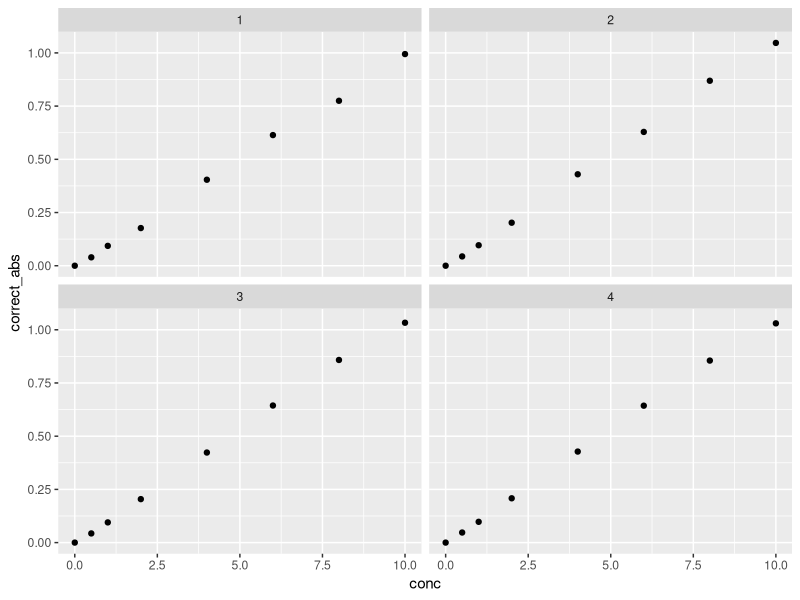
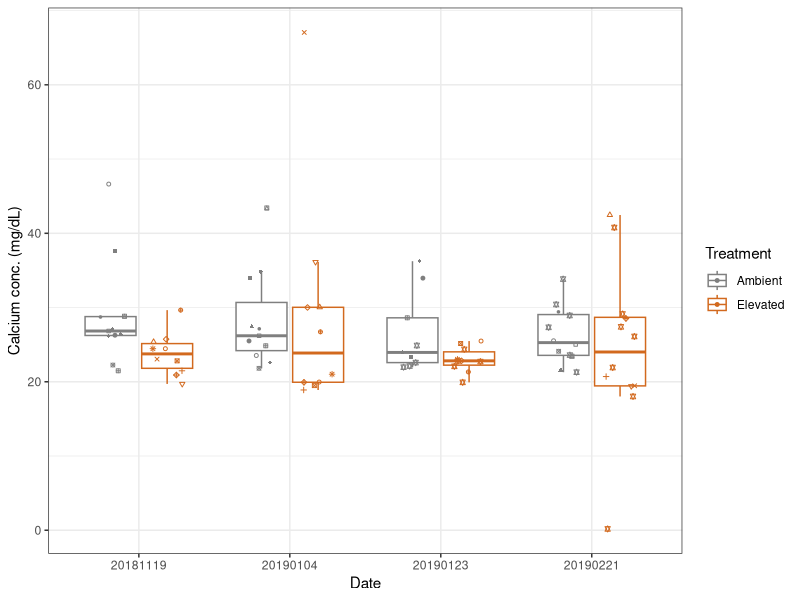
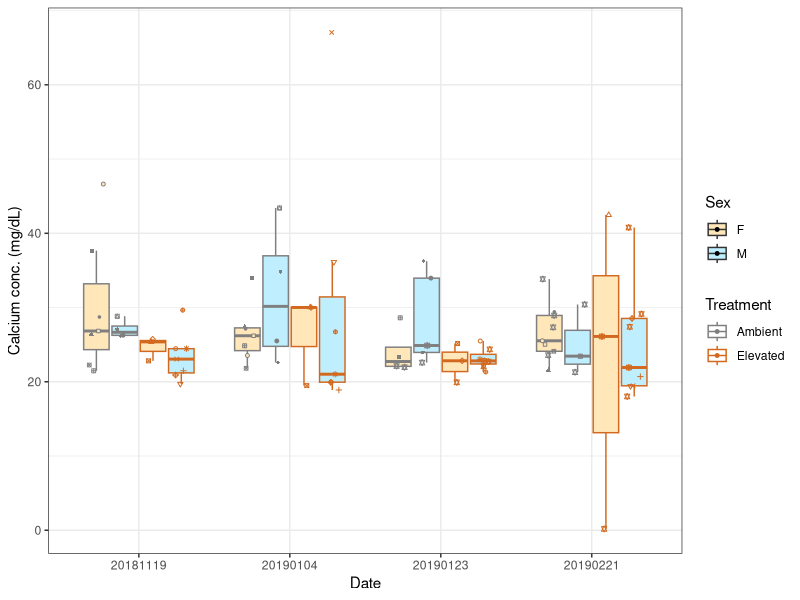
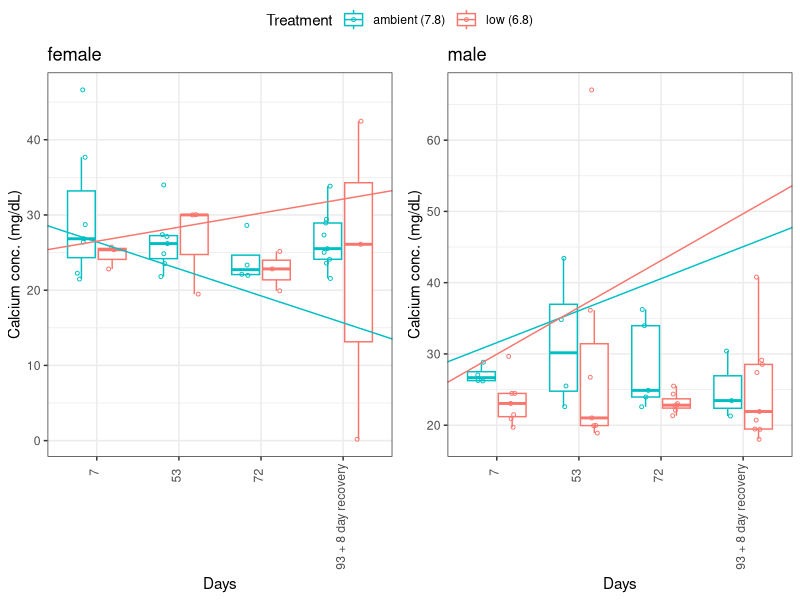
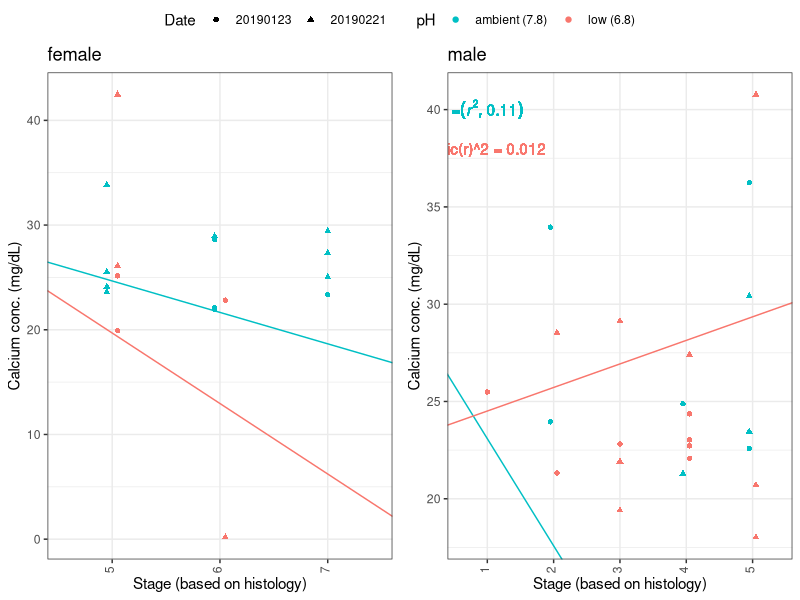

These figures' R source, in order:
## ---- chunk 1
library(readxl)
library(dplyr)
library(tidyr)
library(ggplot2)
library(ggpubr)
## ---- chunk 2
ca_data <- read_xlsx("../../data/hemolymph_calcium_assay/20201125/CompiledData.xlsx")

sample_info <- read_xlsx("../../data/hemolymph_calcium_assay/20201125/CompiledData.xlsx", sheet = 'SampleInfo' )

histology_data <- read_xlsx("../../data/histology/HistologyScores_STRIGG.xlsx")
## ---- chunk 3
ca_data_sum <- ca_data %>% group_by(Plate, ID) %>% summarise(mean_abs = mean(`Absorbance @ 570 (1.0s) (A)`))

## ---- chunk 4
ca_data_sum_corrected <- ca_data_sum %>% group_by(Plate) %>% mutate(correct_abs = mean_abs - mean_abs[which(ID == "STD_A")])

## ---- chunk 5
ca_data_sum_corrected$conc <- NA

for (i in 1:nrow(ca_data_sum_corrected)){
  if(ca_data_sum_corrected$ID[i]=="STD_A"){
    ca_data_sum_corrected$conc[i] <- 0
  }
  if(ca_data_sum_corrected$ID[i]=="STD_B"){
    ca_data_sum_corrected$conc[i] <- 0.5
  }
  if(ca_data_sum_corrected$ID[i]=="STD_C"){
    ca_data_sum_corrected$conc[i] <- 1
  }
  if(ca_data_sum_corrected$ID[i]=="STD_D"){
    ca_data_sum_corrected$conc[i] <- 2
  }
  if(ca_data_sum_corrected$ID[i]=="STD_E"){
    ca_data_sum_corrected$conc[i] <- 4
  }
  if(ca_data_sum_corrected$ID[i]=="STD_F"){
    ca_data_sum_corrected$conc[i] <- 6
  }
  if(ca_data_sum_corrected$ID[i]=="STD_G"){
    ca_data_sum_corrected$conc[i] <- 8
  }
  if(ca_data_sum_corrected$ID[i]=="STD_H"){
    ca_data_sum_corrected$conc[i] <- 10
  }
}

## ---- chunk 6

ggplot(ca_data_sum_corrected[grep("STD",ca_data_sum_corrected$ID),], aes(conc,correct_abs)) + geom_point() + facet_wrap(~Plate)
## ---- chunk 7

#plate 1
summary(lm(conc ~ correct_abs, data = ca_data_sum_corrected[which(ca_data_sum_corrected$Plate ==1 & substr(ca_data_sum_corrected$ID,1,3) == "STD"),]))

#plate 2
summary(lm(conc ~ correct_abs, data = ca_data_sum_corrected[which(ca_data_sum_corrected$Plate ==2 & substr(ca_data_sum_corrected$ID,1,3) == "STD"),]))

#plate 3
summary(lm(conc ~ correct_abs, data = ca_data_sum_corrected[which(ca_data_sum_corrected$Plate ==3 & substr(ca_data_sum_corrected$ID,1,3) == "STD"),]))

#plate 4
summary(lm(conc ~ correct_abs, data = ca_data_sum_corrected[which(ca_data_sum_corrected$Plate ==4 & substr(ca_data_sum_corrected$ID,1,3) == "STD"),]))


# I also did this in excel and I get different values (see below); since I trust excel more than this lm, I'm going with the excel values

#excel slope and intercept values
# plate 1:
  # slope: 0.0999
  # intercept: -0.0064

#plate 2: 
  # slope: 0.1067
  # intercept: -0.0057

#plate 3: 
  # slope: 0.1057
  # intercept: -0.0038

#plate 4:
  # slope: 0.1051
  # intercept: -0.0002
## ---- chunk 8

# conc. = (corrected sample abs - y intercept / slope) * sample dilution
for (i in 1:nrow(ca_data_sum_corrected)){
  if(substr(ca_data_sum_corrected$ID[i],1,3)!="STD" & ca_data_sum_corrected$Plate[i] == 1){
    ca_data_sum_corrected$conc[i] <- ((ca_data_sum_corrected$correct_abs[i] + 0.0064) / 0.0999) * 4
  }
  if(substr(ca_data_sum_corrected$ID[i],1,3)!="STD" & ca_data_sum_corrected$Plate[i] == 2){
    ca_data_sum_corrected$conc[i] <- ((ca_data_sum_corrected$correct_abs[i] + 0.0057) / 0.1067) * 4
  }
  if(substr(ca_data_sum_corrected$ID[i],1,3)!="STD" & ca_data_sum_corrected$Plate[i] == 3){
    ca_data_sum_corrected$conc[i] <- ((ca_data_sum_corrected$correct_abs[i] + 0.0038) / 0.1057) * 4
  }
  if(substr(ca_data_sum_corrected$ID[i],1,3)!="STD" & ca_data_sum_corrected$Plate[i] == 4){
    ca_data_sum_corrected$conc[i] <- ((ca_data_sum_corrected$correct_abs[i] + 0.0002) / 0.1051) * 4
  }
}

#correct conc for ID 01/23-037L which was a 1:7 dilution (5uL in 35uL total)
ca_data_sum_corrected[which(ca_data_sum_corrected$ID == "01/23-037L"),"conc"] <- (data.frame((ca_data_sum_corrected[which(ca_data_sum_corrected$ID == "01/23-037L"),"correct_abs"]) + 0.0064) / 0.0999) * 7

## ---- chunk 9
#first check ID is the exact same as the label
head(sample_info[which(sample_info$ID!= sample_info$Label),])

#now create ID column to match with plate reader data
sample_info$ID <- paste0(substr(sample_info$Date,5,6),"/",substr(sample_info$Date,7,8),"-",sample_info$Label)



#merge sample info with plate reader data
ca_data_sum_corrected_info <- merge(ca_data_sum_corrected, sample_info, by = "ID")


#create a column with the number of sampling points called "freq"
ca_data_sum_corrected_info <- merge(ca_data_sum_corrected_info,table(Label = ca_data_sum_corrected_info$Label), by =  "Label")

#create a column with factors to use for labeling individuals with multiple sampling points

ca_data_sum_corrected_info$name <- factor(ifelse(ca_data_sum_corrected_info$Freq !=1,paste0(ca_data_sum_corrected_info$Label,"_",ca_data_sum_corrected_info$Freq),1))

## ---- chunk 10
ggplot(ca_data_sum_corrected_info, aes(x = factor(Date), y = conc, group = interaction(Treatment,factor(Date)),color = Treatment)) + geom_boxplot(outlier.shape = NA) + geom_point(shape = ca_data_sum_corrected_info$name,size=1,position = position_jitterdodge(jitter.width = 0.2)) + theme_bw() + labs(x = "Date", y = "Calcium conc. (mg/dL)") + scale_shape_manual(values=1:nlevels(ca_data_sum_corrected_info$name))  + scale_color_manual(values = c("gray50", "chocolate"))

## ---- chunk 11
aov_data <- aov(conc ~ Treatment * Date, data = ca_data_sum_corrected_info)
summary(aov_data)

## ---- chunk 12
ggplot(ca_data_sum_corrected_info, aes(x = factor(Date), y = conc, group = interaction(Sex,Treatment,factor(Date)),color = Treatment, fill = Sex)) + geom_boxplot(outlier.shape = NA) + geom_point(shape = ca_data_sum_corrected_info$name,size=1,position = position_jitterdodge(jitter.width = 0.1)) + theme_bw() + labs(x = "Date", y = "Calcium conc. (mg/dL)") + scale_shape_manual(values=1:nlevels(ca_data_sum_corrected_info$name)) + scale_color_manual(values = c("gray50", "chocolate")) + scale_fill_manual(values = c("wheat1","lightblue1"))

## ---- chunk 13
#create a column for days to go into 
ca_data_sum_corrected_info$days <- NA


for(i in 1:nrow(ca_data_sum_corrected_info)){
  if(ca_data_sum_corrected_info$Date[i] == "20181119"){
    ca_data_sum_corrected_info$days[i] <- "7"
  }
  if(ca_data_sum_corrected_info$Date[i] == "20190104"){
    ca_data_sum_corrected_info$days[i] <- "53"
  }
  if(ca_data_sum_corrected_info$Date[i] == "20190123"){
    ca_data_sum_corrected_info$days[i] <- "72"
  }
  if(ca_data_sum_corrected_info$Date[i] == "20190221"){
    ca_data_sum_corrected_info$days[i] <- "93 + 8 day recovery"
  }
}

ca_data_sum_corrected_info$days <- factor(ca_data_sum_corrected_info$days, levels = c("7", "53", "72", "93 + 8 day recovery"))

count_summary <- ca_data_sum_corrected_info %>% group_by(Sex,days) %>% count()

ca_data_sum_corrected_info$Treatment <- gsub("Elevated","low (6.8)",ca_data_sum_corrected_info$Treatment)
ca_data_sum_corrected_info$Treatment <- gsub("Ambient","ambient (7.8)",ca_data_sum_corrected_info$Treatment)

## ---- chunk 14

#ggplot(ca_data_sum_corrected_info, aes(x = days, y = conc, group = interaction(Sex,Treatment,days),fill = Treatment)) + geom_boxplot(outlier.shape = NA) + geom_point(size=1,shape = 1,position = position_jitterdodge(jitter.width = 0.1)) +  theme_bw() + theme(axis.text.x = element_text(angle=90,hjust=0.95,vjust=0.2))  + labs(x = "Days", y = "Calcium conc. (mg/dL)") + facet_wrap(~Sex) 



#define regression line coefficients for female data
coefs_a <- coef(lm(conc ~ days, data = ca_data_sum_corrected_info[which(ca_data_sum_corrected_info$Treatment == "ambient (7.8)" & ca_data_sum_corrected_info$Sex == "F"),]))

coefs_l <- coef(lm(conc ~ days, data = ca_data_sum_corrected_info[which(ca_data_sum_corrected_info$Treatment == "low (6.8)" & ca_data_sum_corrected_info$Sex == "F"),]))

#define regression line coefficients for male data
coefs_am <- coef(lm(conc ~ days, data = ca_data_sum_corrected_info[which(ca_data_sum_corrected_info$Treatment == "ambient (7.8)" & ca_data_sum_corrected_info$Sex == "M"),]))

coefs_lm <- coef(lm(conc ~ days, data = ca_data_sum_corrected_info[which(ca_data_sum_corrected_info$Treatment == "low (6.8)" & ca_data_sum_corrected_info$Sex == "M"),]))

#plot female data
f <- ggplot(ca_data_sum_corrected_info[which(ca_data_sum_corrected_info$Sex == "F"),], aes(x = days, y = conc, group = interaction(Treatment,days),color = Treatment)) + geom_boxplot(outlier.shape = NA) + geom_point(size=1,shape = 1,position = position_jitterdodge(jitter.width = 0.1)) +  theme_bw() + theme(axis.text.x = element_text(angle=90,hjust=0.95,vjust=0.2))  + labs(x = "Days", y = "Calcium conc. (mg/dL)") + scale_color_manual(values = c("#00BFC4", "#F8766D")) + geom_abline(intercept = coefs_a[1], slope = coefs_a[2], col = "#00BFC4") + geom_abline(intercept = coefs_l[1], slope = coefs_l[2], col = "#F8766D") + ggtitle("female")

#plot male data
m <- ggplot(ca_data_sum_corrected_info[which(ca_data_sum_corrected_info$Sex == "M"),], aes(x = days, y = conc, group = interaction(Treatment,days),color = Treatment)) + geom_boxplot(outlier.shape = NA) + geom_point(size=1,shape = 1,position = position_jitterdodge(jitter.width = 0.1)) +  theme_bw() + theme(axis.text.x = element_text(angle=90,hjust=0.95,vjust=0.2))  + labs(x = "Days", y = "Calcium conc. (mg/dL)") + scale_color_manual(values = c("#00BFC4", "#F8766D")) + geom_abline(intercept = coefs_am[1], slope = coefs_am[2], col = "#00BFC4") + geom_abline(intercept = coefs_lm[1], slope = coefs_lm[2], col = "#F8766D") + ggtitle("male")


jpeg("img/CalciumXtime.jpg", width = 7, height = 4, units = "in", res = 300)
ggarrange(f,m, common.legend = T)
dev.off()
## ---- chunk 15
f_aov_data <- aov(conc ~ Treatment * days, data = ca_data_sum_corrected_info[which(ca_data_sum_corrected_info$Sex == "F"),])
summary(f_aov_data)

## ---- chunk 16
m_aov_data <- aov(conc ~ Treatment * days, data = ca_data_sum_corrected_info[which(ca_data_sum_corrected_info$Sex == "M"),])
summary(m_aov_data)

## ---- chunk 17
#create column for Geoduck.ID
ca_data_sum_corrected_info$Geoduck.ID <- gsub("L", "", ca_data_sum_corrected_info$Label)

ca_data_sum_corrected_info_stage <- merge(ca_data_sum_corrected_info,histology_data[,c("Geoduck.ID", "Stage_Trigg")], by = "Geoduck.ID")


ca_data_sum_corrected_info_stage$Treatment <- gsub("Elevated", "low (6.8)", ca_data_sum_corrected_info_stage$Treatment)

ca_data_sum_corrected_info_stage$Treatment <- gsub("Ambient", "ambient (7.8)", ca_data_sum_corrected_info_stage$Treatment)

ca_data_sum_corrected_info_stage$Sex <- gsub("F", "Female", ca_data_sum_corrected_info_stage$Sex)
ca_data_sum_corrected_info_stage$Sex <- gsub("M", "Male", ca_data_sum_corrected_info_stage$Sex)

#remove animal with NA stage
ca_data_sum_corrected_info_stage <- ca_data_sum_corrected_info_stage[which(ca_data_sum_corrected_info_stage$Stage_Trigg != "NA"),]

#define regression line coefficients for female data
coefs_a <- coef(lm(conc ~ Stage_Trigg, data = ca_data_sum_corrected_info_stage[which(ca_data_sum_corrected_info_stage$Treatment == "ambient (7.8)" & ca_data_sum_corrected_info_stage$Sex == "Female"),]))

coefs_l <- coef(lm(conc ~ Stage_Trigg, data = ca_data_sum_corrected_info_stage[which(ca_data_sum_corrected_info_stage$Treatment == "low (6.8)" & ca_data_sum_corrected_info_stage$Sex == "Female"),]))

r_a <- summary(lm(conc ~ Stage_Trigg, data = ca_data_sum_corrected_info_stage[which(ca_data_sum_corrected_info_stage$Treatment == "ambient (7.8)" & ca_data_sum_corrected_info_stage$Sex == "Female"),]))$r.squared 

r_l <- summary(lm(conc ~ Stage_Trigg, data = ca_data_sum_corrected_info_stage[which(ca_data_sum_corrected_info_stage$Treatment == "low (6.8)" & ca_data_sum_corrected_info_stage$Sex == "Female"),]))$r.squared 




#define regression line coefficients for male data
coefs_am <- coef(lm(conc ~ Stage_Trigg, data = ca_data_sum_corrected_info_stage[which(ca_data_sum_corrected_info_stage$Treatment == "ambient (7.8)" & ca_data_sum_corrected_info_stage$Sex == "Male"),]))

r_am <- round(summary(lm(conc ~ Stage_Trigg, data = ca_data_sum_corrected_info_stage[which(ca_data_sum_corrected_info_stage$Treatment == "ambient (7.8)" & ca_data_sum_corrected_info_stage$Sex == "Male"),]))$r.squared, digits = 3) 

coefs_lm <- coef(lm(conc ~ Stage_Trigg, data = ca_data_sum_corrected_info_stage[which(ca_data_sum_corrected_info_stage$Treatment == "low (6.8)" & ca_data_sum_corrected_info_stage$Sex == "Male"),]))

r_lm <- round(summary(lm(conc ~ Stage_Trigg, data = ca_data_sum_corrected_info_stage[which(ca_data_sum_corrected_info_stage$Treatment == "low (6.8)" & ca_data_sum_corrected_info_stage$Sex == "Male"),]))$r.squared, digits = 3)



ca_data_sum_corrected_info_stage_m <- ca_data_sum_corrected_info_stage[which(ca_data_sum_corrected_info_stage$Sex =="Male"),]

ca_data_sum_corrected_info_stage_f <- ca_data_sum_corrected_info_stage[which(ca_data_sum_corrected_info_stage$Sex =="Female"),]


f <- ggplot(ca_data_sum_corrected_info_stage_f[which(ca_data_sum_corrected_info_stage_f$Date == "20190123" |ca_data_sum_corrected_info_stage_f$Date == "20190221"  ),], aes(x = Stage_Trigg, y = conc, group = interaction(Sex,Treatment,Stage_Trigg),color = Treatment)) +  geom_point(position = position_dodge(width = 0.2),size=1.5, aes(shape = factor(Date))) +  theme_bw() + theme(axis.text.x = element_text(angle=90,hjust=0.95,vjust=0.2))  + labs(x = "Stage (based on histology)", y = "Calcium conc. (mg/dL)", shape = "Date", color = "pH")+ scale_color_manual(values = c("#00BFC4", "#F8766D")) + geom_abline(intercept = coefs_a[1], slope = coefs_a[2], col = "#00BFC4") + geom_abline(intercept = coefs_l[1], slope = coefs_l[2], col = "#F8766D") + ggtitle("female")

m <- ggplot(ca_data_sum_corrected_info_stage_m[which(ca_data_sum_corrected_info_stage_m$Date == "20190123" |ca_data_sum_corrected_info_stage_m$Date == "20190221"  ),], aes(x = Stage_Trigg, y = conc, group = interaction(Sex,Treatment,Stage_Trigg),color = Treatment)) +  geom_point(position = position_dodge(width = 0.2),size=1.5, aes(shape = factor(Date))) +  theme_bw() + theme(axis.text.x = element_text(angle=90,hjust=0.95,vjust=0.2))  + labs(x = "Stage (based on histology)", y = "Calcium conc. (mg/dL)", shape = "Date", color = "pH") + scale_color_manual(values = c("#00BFC4", "#F8766D")) + geom_abline(intercept = coefs_am[1], slope = coefs_am[2], col = "#00BFC4") + geom_abline(intercept = coefs_lm[1], slope = coefs_lm[2], col = "#F8766D") + ggtitle("male") + geom_text(x = 1, y = 40, label = paste0(expression(italic(r)^2)," = ",r_am),color ="#00BFC4" , parse = TRUE) + geom_text(x = 1, y = 38, label = paste(expression(italic(r)^2),"=",r_lm),color ="#F8766D")

jpeg("img/CalciumXstage.jpg", width = 7, height = 4, units = "in", res = 300)
ggarrange(f,m, common.legend = T)
dev.off()

